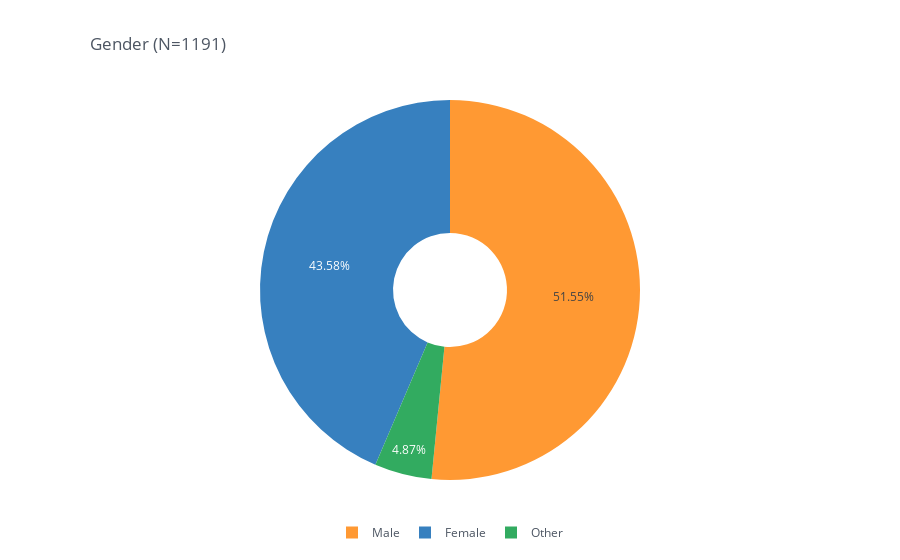

Notebook code cell kept with this figure:
### Code cell
pieChart(gcbs_clean_df, col='DEMO_gender', title='Gender')

### Figure 1 — Plotly figure (JSON) as saved in the notebook; plotly's stock layout.template omitted (floating-point values rounded to 4 significant figures)
{"data": [{"hole": 0.3, "labels": ["Male", "Female", "Other"], "marker": {"colors": ["rgba(255, 153, 51, 1.0)", "rgba(55, 128, 191, 1.0)", "rgba(50, 171, 96, 1.0)"]}, "name": "", "texttemplate": "%{percent:.2%}", "type": "pie", "values": [614, 519, 58]}], "layout": {"legend": {"bgcolor": "#FFFFFF", "font": {"color": "#4D5663"}, "orientation": "h", "x": 0.5, "xanchor": "center"}, "paper_bgcolor": "#FFFFFF", "plot_bgcolor": "#FFFFFF", "title": {"font": {"color": "#4D5663"}, "text": "Gender (N=1191)", "x": 0.1}}}
